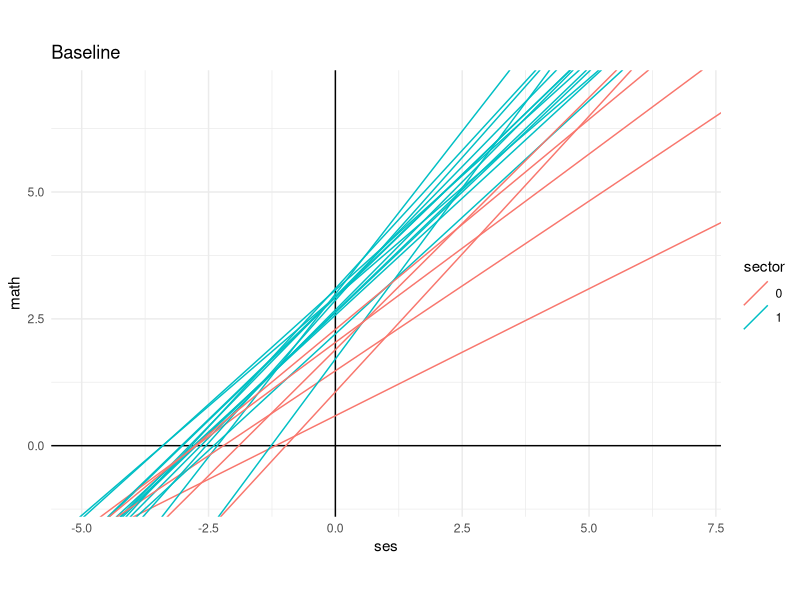
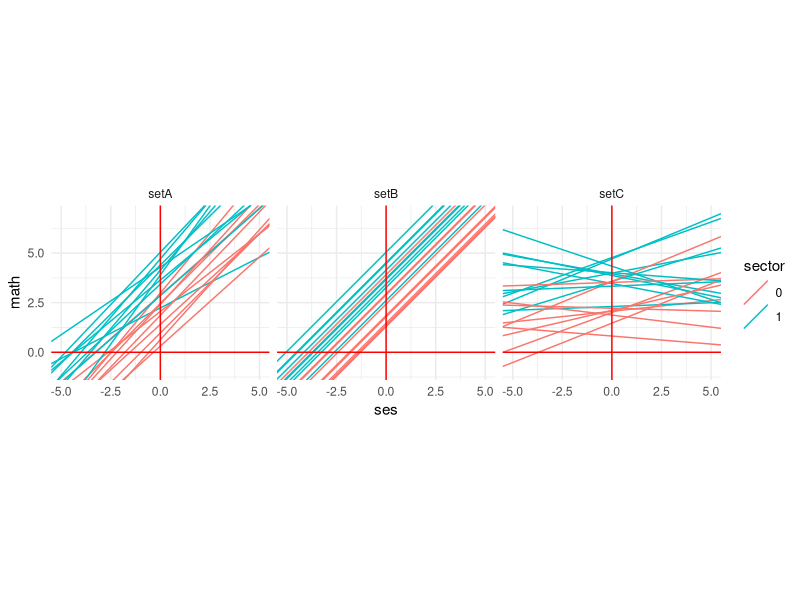
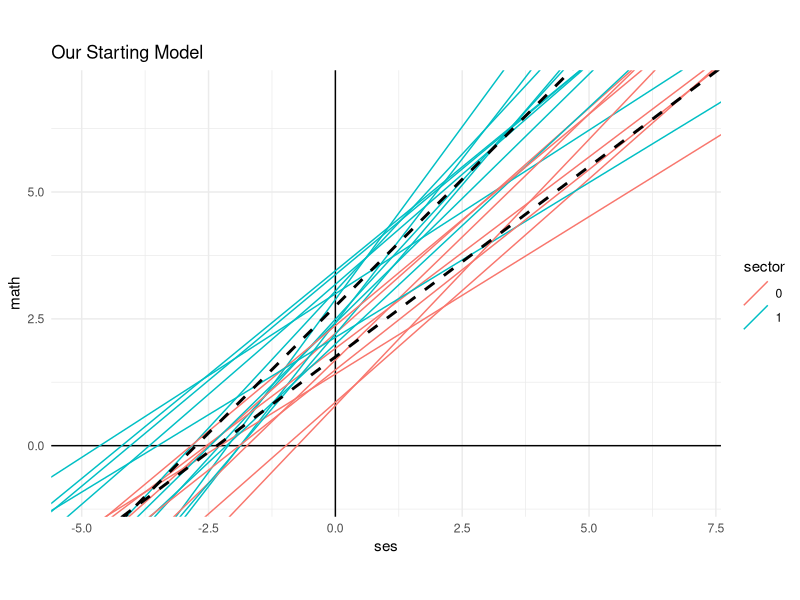
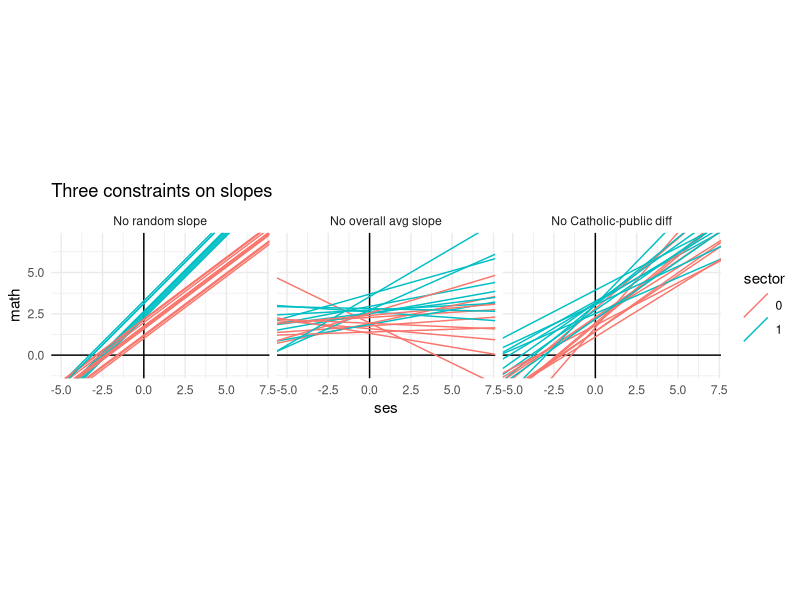
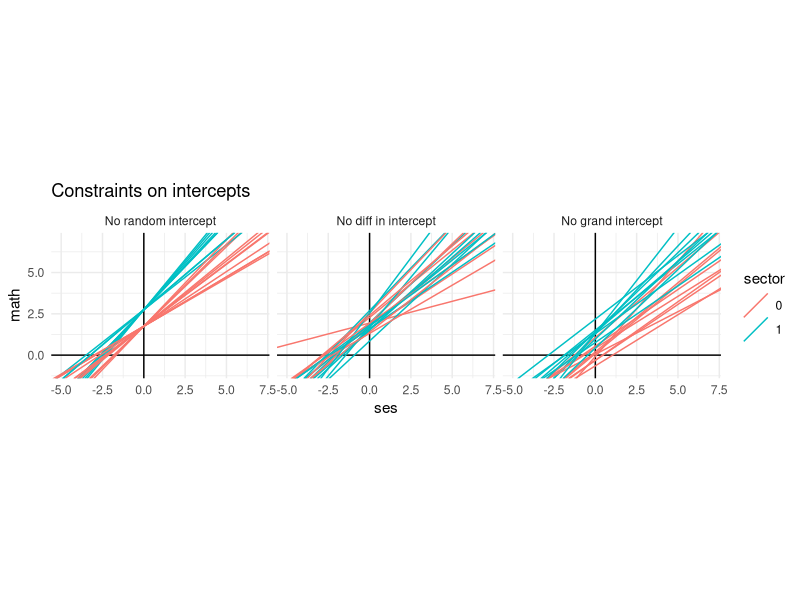
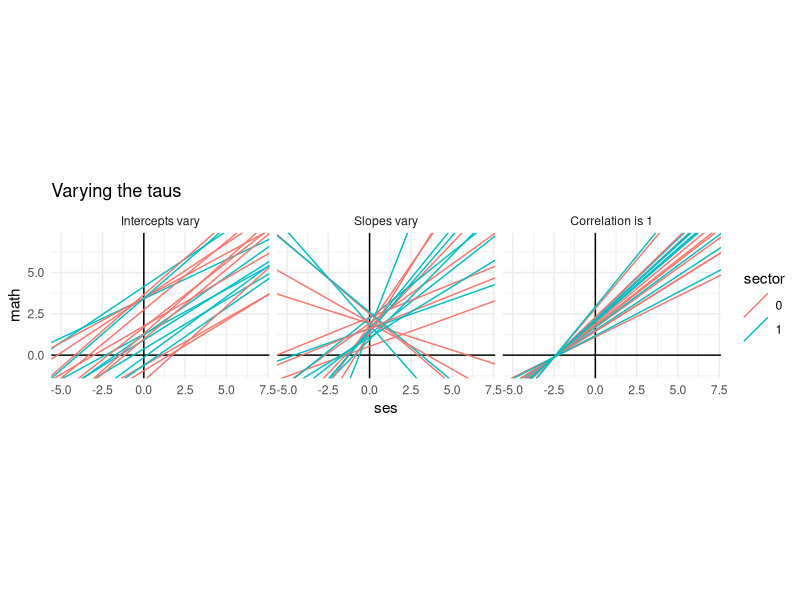

Here is the R script that generated these plots, in order:
## ---- chunk 1
knitr::opts_chunk$set(echo = FALSE)

# Load the required libraries
library(tidyverse)
library(MASS)  # for mvrnorm

set.seed(435345)
knitr::opts_chunk$set(fig.align = "center")

GAMMA_00 = 1.75
GAMMA_01 = 1
GAMMA_11 = 0.25
GAMMA_10 = 0.75

make_data <- function(gamma_00 = GAMMA_00, gamma_01 = GAMMA_01, gamma_10 = GAMMA_10, gamma_11 = GAMMA_11, 
                      tau_00 = 0.5^2, tau_11 = 0.2^2, tau_01 = 0, 
                      n_sectors = 20 ) {
  # Generate sectors
  sector_data <- tibble(
    sector_id = 1:n_sectors,
    sector = sample(c(0, 1), n_sectors, replace = TRUE)  # Binary sector variable
  )
  
  # Variance-covariance matrix for u_0j and u_1j
  Sigma <- matrix(c(tau_00, tau_01, tau_01, tau_11), 2)
  colnames(Sigma) <- rownames(Sigma) <- c("u_0j", "u_1j")
  
  # Generate random effects
  random_effects <- as_tibble(mvrnorm(n_sectors, mu = c(0, 0), Sigma = Sigma))
  
  # Combine sector and random effects
  combined_data <- bind_cols(sector_data, random_effects)
  
  # Calculate beta_0j and beta_1j
  combined_data <- combined_data %>%
    mutate(
      beta_0j = gamma_00 + gamma_01 * sector + u_0j,
      beta_1j = gamma_10 + gamma_11 * sector + u_1j
    )
  combined_data$sector = as.factor(combined_data$sector)
  
  combined_data
}

make_ggplot <- function( res, main="" ) {
  plt <- ggplot( res, aes( col = sector ) ) +
    geom_hline( yintercept = 0, col="black" ) +
    geom_vline( xintercept = 0, col="black" ) +
    geom_abline( aes( col = sector, intercept=beta_0j, slope=beta_1j ) ) +
    coord_fixed(xlim = c( -5, 7 ),
                    ylim = c( -1,7  ) ) +
    labs( title = main, y = "math", x ="ses" ) +
    theme_minimal()
  
    plt
}

make_and_plot <- function( ..., main="" ) {
  res = make_data( ... )

  make_ggplot( res, main=main )
}

plt <- make_and_plot( main = "Baseline" )
print( plt )

# Test the function
generated_data <- make_data(5, 2, 3, 2,
                            1, 1, 0.5)
generated_data


setA = make_data(2, 2, 1, 0,
                 0.75, 0.05, 0)
setB = make_data(2, 2, 1, 0,
                 0.75, 0, 0)
setC = make_data(2, 2, 0, 0,
                 0.75,  0.05, 0)

res = bind_rows( setA = setA,
                 setB = setB,
                 setC = setC, .id="set" )
res

ggplot( res, aes( col = sector ) ) +
  facet_wrap( ~ set, nrow = 1 ) +
  geom_abline( aes( col = sector, intercept=beta_0j, slope=beta_1j ) ) +
  coord_fixed(xlim = c( -5, 5 ),
                  ylim = c( -1,7  ) ) +
  geom_hline( yintercept = 0, col="red" ) +
  geom_vline( xintercept = 0, col="red" ) +
  labs( y = "math", x ="ses" ) +
  theme_minimal()


## ---- chunk 2
GAMMA_00
GAMMA_01
GAMMA_10
GAMMA_11
## ---- chunk 3
plt <- make_and_plot( main = "Our Starting Model" )
print( plt  +
  geom_abline( slope=GAMMA_10, intercept = GAMMA_00, lwd=1, lty=2 ) +
  geom_abline( slope=GAMMA_10 + GAMMA_11, intercept = GAMMA_00 + GAMMA_01, lwd=1, lty=2 ) )
## ---- chunk 4
set.seed( 40404 )
setA = make_data( tau_11 = 0, tau_01 = 0 )
setB = make_data( gamma_10 = 0 )
setC = make_data( gamma_11 = 0 )
res = bind_rows( setA = setA,
                 setB = setB,
                 setC = setC,
                 .id="set" )
res$set = fct_recode( res$set,
                      `No random slope` = "setA",
                 `No overall avg slope` = "setB",
                 `No Catholic-public diff` = "setC")

plt = make_ggplot(res, main="Three constraints on slopes" ) +
  facet_wrap( ~ set )
plt
## ---- chunk 5
set.seed( 40404 )
setA = make_data( tau_00 = 0, tau_01 = 0 )
setB = make_data( gamma_01 = 0 )
setC = make_data( gamma_00 = 0 )
res = bind_rows( setA = setA,
                 setB = setB,
                 setC = setC,
                 .id="set" )
res$set = fct_recode( res$set,
                      `No random intercept` = "setA",
                 `No diff in intercept` = "setB",
                 `No grand intercept` = "setC")

plt = make_ggplot(res, main="Constraints on intercepts" ) +
  facet_wrap( ~ set )
plt
## ---- chunk 6
set.seed( 40404 )
setA = make_data( tau_00 = 5, gamma_01 = 0, gamma_11 = 0 )
setB = make_data( tau_11 = 1, gamma_01 = 0, gamma_11 = 0 )
setC = make_data( tau_01 = 1*0.5*0.2, gamma_01 = 0, gamma_11 = 0 )
res = bind_rows( setA = setA,
                 setB = setB,
                 setC = setC,
                 .id="set" )
res$set = fct_recode( res$set,
                      `Intercepts vary` = "setA",
                 `Slopes vary` = "setB",
                 `Correlation is 1` = "setC")

plt = make_ggplot(res, main="Varying the taus" ) +
  facet_wrap( ~ set )
plt
